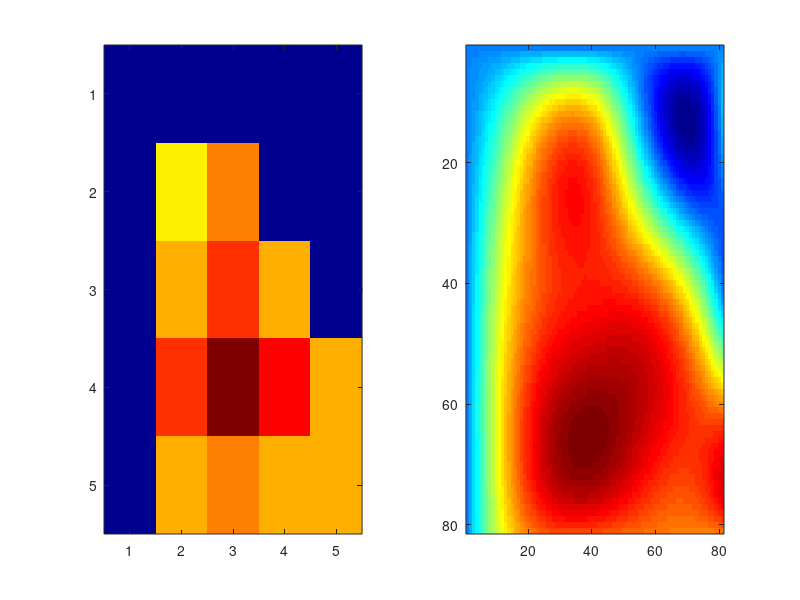
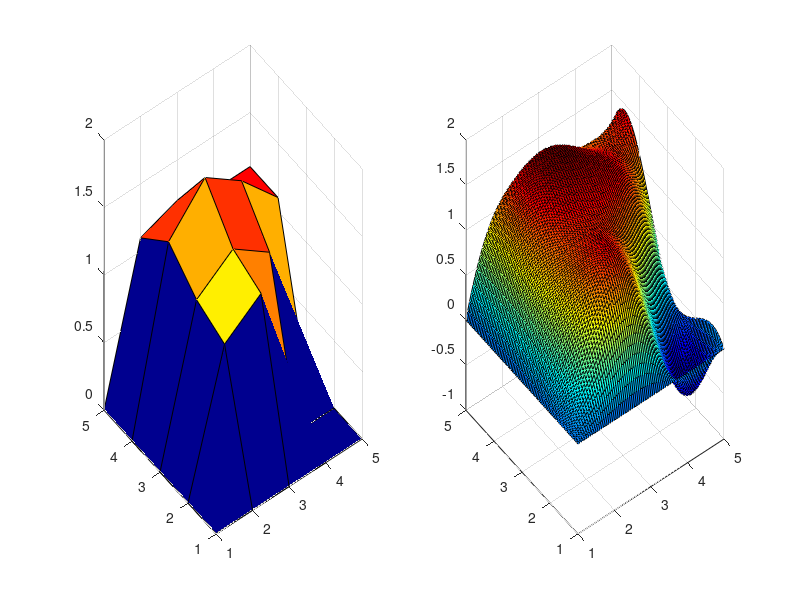

Here is the MATLAB script that generated these plots, in order:
%% Author: Lu, Chia-Feng 2014.01.02
clear, clc, close all

%% initialize data
method='spline'; 
%%% the method of 2-D interpolation
% nearest: Nearest neighbor interpolation
% linear: Linear interpolation (default)
% spline: Cubic spline interpolation

interpRes=0.05;  % the resolution used for 2-D interpolation

%%% generate a 5 x 5 mesh and data value
[X,Y]=meshgrid(1:5,1:5);
V=zeros(5);
V(2,2)=1; V(2,3)=1.2; V(3,2)=1.1; V(3,3)=1.3; V(3,4)=1.1;
V(4,2)=1.3;V(4,3)=1.6;V(4,4)=1.4;V(4,5)=1.1;
V(5,2)=1.1;V(5,3)=1.2;V(5,4)=1.1;V(5,5)=1.1;

%% interpolate the data 
[Xf,Yf]=meshgrid(1:interpRes:5,1:interpRes:5);
Vf=interp2(X,Y,V,Xf,Yf, method);

figure,
colormap("jet")
subplot(1,2,1),imagesc(V)
subplot(1,2,2),imagesc(Vf)

figure,
colormap("jet")
subplot(1,2,1),surf(X,Y,V)
subplot(1,2,2),surf(Xf,Yf,Vf)
